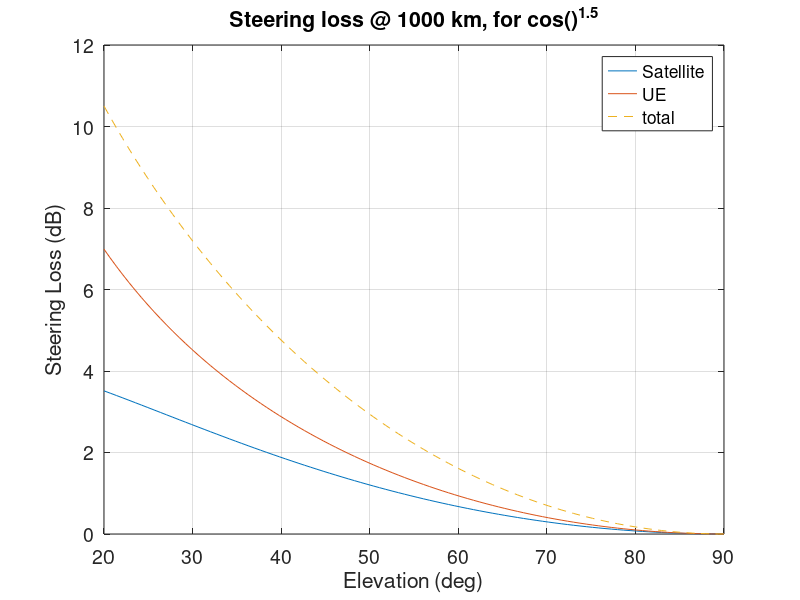

The MATLAB script that drew this image:
Re = 6378.137e3;     
cos_exponent = 1.5;
el_vec = linspace(20,90,100);
orbit_height = [1000e3];

out_dir = fullfile(fileparts(fileparts(fileparts(mfilename('fullpath')))), 'plotting_scripts/figures', 'steering_loss');
if ~exist(out_dir, 'dir')
    mkdir(out_dir);
end

for i = 1:length(orbit_height)
    R_sat = Re + orbit_height(i);
    theta_rx = 90 - el_vec; 
    sin_theta_tx = (Re .* cosd(el_vec)) ./ R_sat;
    theta_tx = asind(sin_theta_tx); 
    
    
    loss_tx = -10 * log10(cosd(theta_tx).^cos_exponent);

    
    loss_rx = -10 * log10(cosd(theta_rx).^cos_exponent);


    f1 = figure('Color', 'w', 'Visible', 'off', 'Position', [100 100 500 400]);

    set(0, 'DefaultAxesFontSize', 14);
    plot(el_vec,loss_tx, "DisplayName", 'Satellite')
    hold on;
    grid on;
    plot(el_vec,loss_rx, "DisplayName", 'UE')
    plot(el_vec,loss_rx+loss_tx,"--", "DisplayName", 'total')
    legend('Location', 'northeast');
    xlabel("Elevation (deg)")
    ylabel("Steering Loss (dB)")
    title(sprintf("Steering loss @ %d km, for cos()^{1.5}",orbit_height(i)/1e3))

    out_file = fullfile(out_dir, sprintf('steering_loss_%dkm.png', round(orbit_height(i)/1e3)));
    exportgraphics(f1, out_file, 'Resolution', 300);
end
